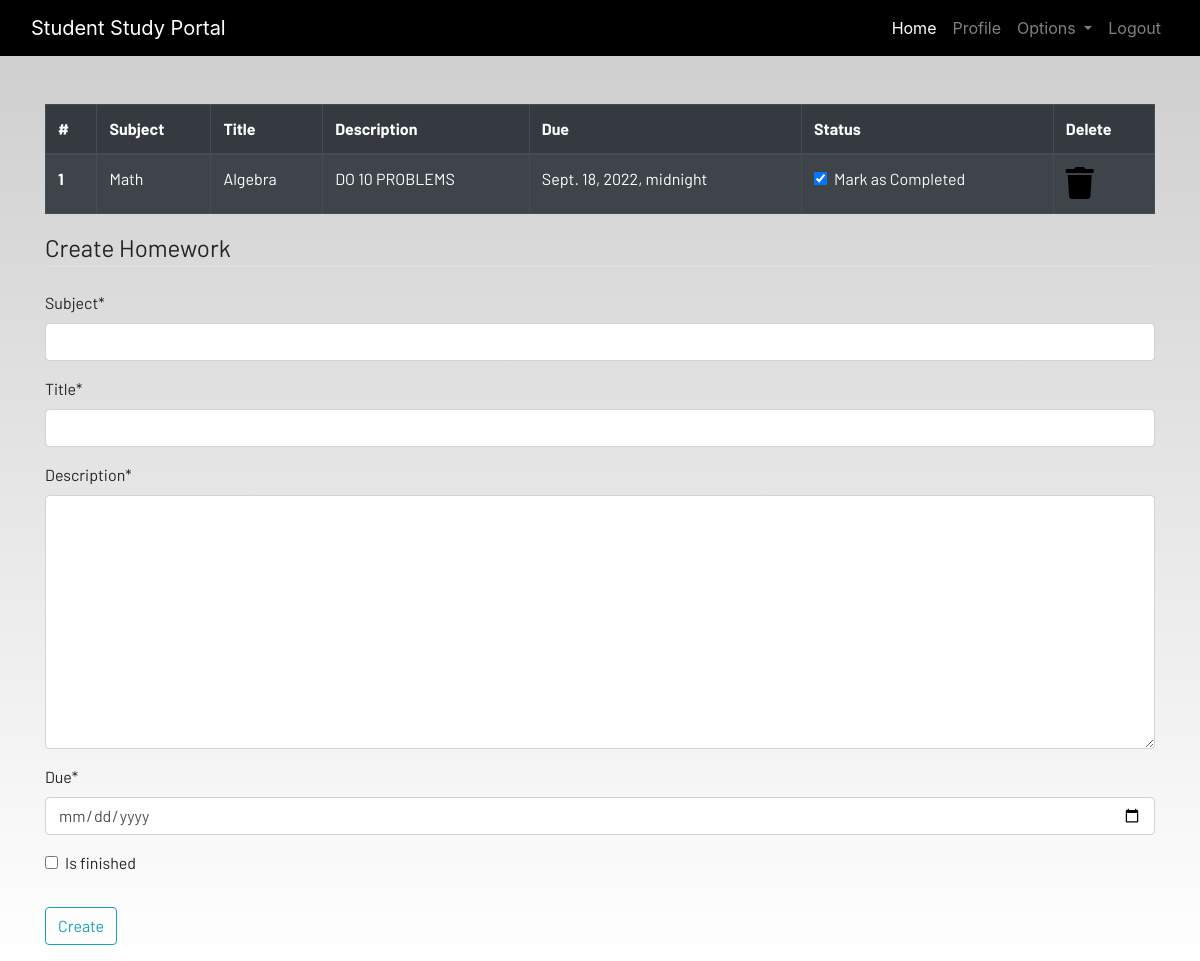
Page /hw/ (signed in) on the earlier database version.
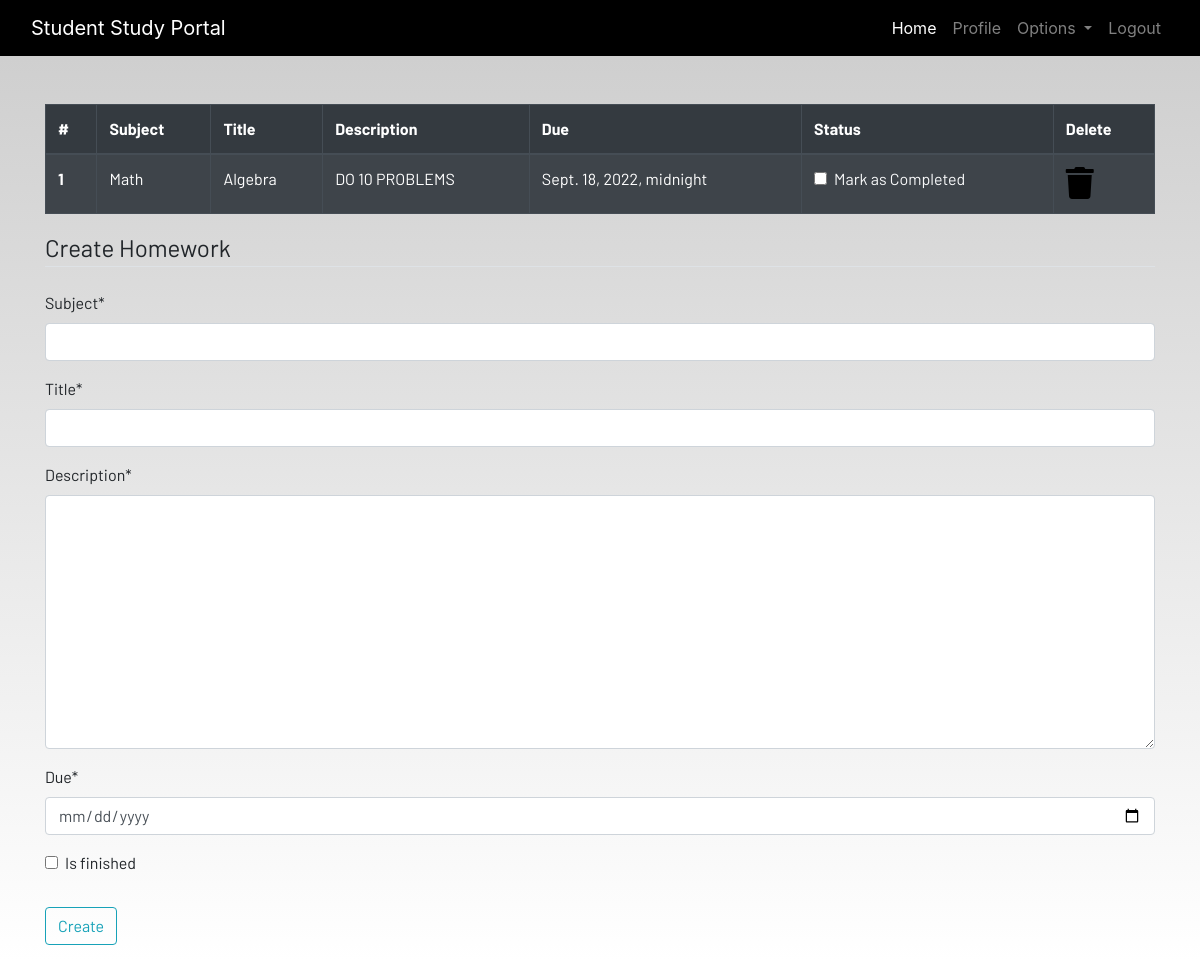
Same page on the later database version.
### dashboard/models.py (models this page shows, shortened)
class Homework(models.Model):
    user = models.ForeignKey(User,on_delete=models.CASCADE)
    subject = models.CharField(max_length=50)
    title = models.CharField(max_length=100)
    description = models.TextField()
    due = models.DateTimeField()
    is_finished = models.BooleanField(default=False)
    class Meta:
        verbose_name = "homework"
        verbose_name_plural = "homework"

### dashboard/views.py (the view)
# urls.py: path('hw/', views.homework, name='homework'),
@login_required
def homework(request):
    if request.method == 'POST':
        form = HomeworkForm(request.POST)
        if form.is_valid():
            try:
                finished = request.POST['is_finished']
                if finished == 'on':
                    finished = True
                else:
                    finished = False
            except:
                finished = False
            homeworks = Homework(
                user = request.user,
                subject = request.POST['subject'],
                title = request.POST['title'],
                description = request.POST['description'],
                due = request.POST['due'],
                is_finished = finished
            )
            homeworks.save()
            messages.success(request,f'Homework Added From {request.user.username}!!')
    else:
        form = HomeworkForm()
    homework = Homework.objects.filter(user=request.user)
    if len(homework)== 0:
        homework_done =True
    else:
        homework_done = False
    context = {'homeworks':homework,'hw_done':homework_done,'form':form,}
    return render(request,'dashboard/homework.html',context)

### dashboard/forms.py
class HomeworkForm(forms.ModelForm):
    class Meta:
        model = Homework
        widgets = {'due':DateInput()}
        fields = ['subject','title','description','due','is_finished']

### dashboard/templates/dashboard/homework.html (shortened to what this page needs)
{% extends 'dashboard/base.html' %}
{% load static %}
{% load crispy_forms_tags %}
{% block content %}
<div class="container">
    {% if not homework_done %}
    <table class="table table-striped table-bordered table-hover table-dark">
        <thead>
            <tr>
                <th scope="col">#</th>
                <th scope="col">Subject</th>
                <th scope="col">Title</th>
                <th scope="col">Description</th>
                <th scope="col">Due</th>
                <th scope="col">Status</th>
                <th scope="col">Delete</th>
            </tr>
        </thead>
        <tbody>
            {% for hw in homeworks %}
            <tr>
                <th scope="row">{{forloop.counter}}</th>
                <td>{{hw.subject}}</td>
                <td>{{hw.title}}</td>
                <td>{{hw.description}}</td>
                <td>{{hw.due}}</td>
                <td>
                    <a href="{% url 'update_homework' hw.id %}">
                        <div class="form-check">
                            {% if hw.is_finished == True %}
                            <input class="form-check-input" type="checkbox" value="" checked>
                            {% else %}
                            <input class="form-check-input" type="checkbox" value="" >
                            {% endif %}
                            <label class="form-check-label text-light" for="flexCheckDefault">
                                Mark as Completed
                            </label>
                        </div>
                    </a>
                </td>
                <td><a href="{% url 'delete_homework' hw.id %}"><i class="fa fa-trash fa-2x"></i></a></td>
            </tr>
        </tbody>
        {% endfor %}
    </table>
    {% else %}
    <h4>All homeworks are completed!! Create to have more!!</h4>
    {% endif %}
</div>
<div class=" container">
    <form method="POST">
        <fieldset class="form-group">
            <legend class="border-bottom mb-4">Create Homework</legend>
            {{form|crispy}}
        </fieldset>
        <div class="form-group">
            <button href="" class="btn btn-outline-info" type="submit">
                Create
            </button>
        </div>
    </form>
</div>
{% endblock content %}

Differences in the rows shown:
changed Homework "Math": value "☑" → "☐"
